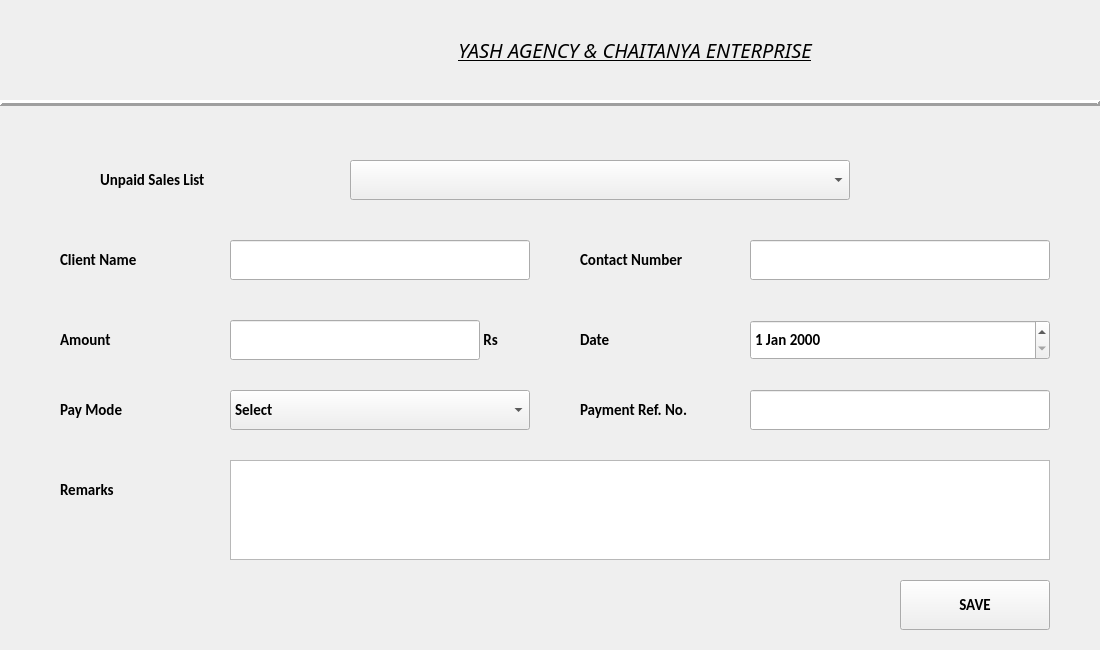
<?xml version="1.0" encoding="UTF-8"?>
<ui version="4.0">
 <class>Form</class>
 <widget class="QWidget" name="Form">
  <property name="geometry">
   <rect>
    <x>0</x>
    <y>0</y>
    <width>1100</width>
    <height>650</height>
   </rect>
  </property>
  <property name="font">
   <font>
    <family>Calibri</family>
    <pointsize>11</pointsize>
    <weight>75</weight>
    <bold>true</bold>
   </font>
  </property>
  <property name="windowTitle">
   <string>Payment In</string>
  </property>
  <widget class="Line" name="line_2">
   <property name="geometry">
    <rect>
     <x>0</x>
     <y>95</y>
     <width>1100</width>
     <height>16</height>
    </rect>
   </property>
   <property name="frameShadow">
    <enum>QFrame::Raised</enum>
   </property>
   <property name="lineWidth">
    <number>3</number>
   </property>
   <property name="orientation">
    <enum>Qt::Horizontal</enum>
   </property>
  </widget>
  <widget class="QLabel" name="Y_2">
   <property name="geometry">
    <rect>
     <x>0</x>
     <y>0</y>
     <width>180</width>
     <height>100</height>
    </rect>
   </property>
   <property name="text">
    <string/>
   </property>
   <property name="pixmap">
    <pixmap>yash logo.jpeg</pixmap>
   </property>
   <property name="scaledContents">
    <bool>true</bool>
   </property>
  </widget>
  <widget class="QLabel" name="label_2">
   <property name="geometry">
    <rect>
     <x>270</x>
     <y>10</y>
     <width>730</width>
     <height>80</height>
    </rect>
   </property>
   <property name="font">
    <font>
     <family>News701 BT</family>
     <pointsize>15</pointsize>
     <weight>50</weight>
     <italic>true</italic>
     <bold>false</bold>
     <underline>true</underline>
    </font>
   </property>
   <property name="text">
    <string>YASH AGENCY &amp; CHAITANYA ENTERPRISE</string>
   </property>
   <property name="scaledContents">
    <bool>true</bool>
   </property>
   <property name="alignment">
    <set>Qt::AlignCenter</set>
   </property>
   <property name="wordWrap">
    <bool>false</bool>
   </property>
  </widget>
  <widget class="QDateEdit" name="dateEdit">
   <property name="geometry">
    <rect>
     <x>750</x>
     <y>320</y>
     <width>300</width>
     <height>40</height>
    </rect>
   </property>
  </widget>
  <widget class="QLabel" name="label_5">
   <property name="geometry">
    <rect>
     <x>100</x>
     <y>160</y>
     <width>180</width>
     <height>40</height>
    </rect>
   </property>
   <property name="text">
    <string>Unpaid Sales List</string>
   </property>
  </widget>
  <widget class="QLabel" name="label_10">
   <property name="geometry">
    <rect>
     <x>60</x>
     <y>390</y>
     <width>150</width>
     <height>40</height>
    </rect>
   </property>
   <property name="text">
    <string>Pay Mode</string>
   </property>
  </widget>
  <widget class="QLineEdit" name="refId_Edit">
   <property name="geometry">
    <rect>
     <x>750</x>
     <y>390</y>
     <width>300</width>
     <height>40</height>
    </rect>
   </property>
   <property name="text">
    <string/>
   </property>
  </widget>
  <widget class="QLabel" name="label_8">
   <property name="geometry">
    <rect>
     <x>60</x>
     <y>240</y>
     <width>150</width>
     <height>40</height>
    </rect>
   </property>
   <property name="text">
    <string>Client Name</string>
   </property>
  </widget>
  <widget class="QTextEdit" name="remarks_Edit">
   <property name="geometry">
    <rect>
     <x>230</x>
     <y>460</y>
     <width>820</width>
     <height>100</height>
    </rect>
   </property>
  </widget>
  <widget class="QLabel" name="label_3">
   <property name="geometry">
    <rect>
     <x>60</x>
     <y>470</y>
     <width>150</width>
     <height>40</height>
    </rect>
   </property>
   <property name="text">
    <string>Remarks</string>
   </property>
  </widget>
  <widget class="QComboBox" name="payMode_ComboBox">
   <property name="geometry">
    <rect>
     <x>230</x>
     <y>390</y>
     <width>300</width>
     <height>40</height>
    </rect>
   </property>
   <item>
    <property name="text">
     <string>Select</string>
    </property>
   </item>
   <item>
    <property name="text">
     <string>Cash</string>
    </property>
   </item>
   <item>
    <property name="text">
     <string>Cheque</string>
    </property>
   </item>
   <item>
    <property name="text">
     <string>Online Payment</string>
    </property>
   </item>
   <item>
    <property name="text">
     <string>Bank Transfer</string>
    </property>
   </item>
  </widget>
  <widget class="QLabel" name="label_9">
   <property name="geometry">
    <rect>
     <x>580</x>
     <y>240</y>
     <width>160</width>
     <height>40</height>
    </rect>
   </property>
   <property name="text">
    <string>Contact Number</string>
   </property>
  </widget>
  <widget class="QLineEdit" name="clientName_Edit">
   <property name="geometry">
    <rect>
     <x>230</x>
     <y>240</y>
     <width>300</width>
     <height>40</height>
    </rect>
   </property>
  </widget>
  <widget class="QLabel" name="label_7">
   <property name="geometry">
    <rect>
     <x>480</x>
     <y>320</y>
     <width>50</width>
     <height>40</height>
    </rect>
   </property>
   <property name="text">
    <string> Rs</string>
   </property>
  </widget>
  <widget class="QLabel" name="label_6">
   <property name="geometry">
    <rect>
     <x>60</x>
     <y>320</y>
     <width>150</width>
     <height>40</height>
    </rect>
   </property>
   <property name="text">
    <string>Amount</string>
   </property>
  </widget>
  <widget class="QComboBox" name="unpaidSales_ComboBox">
   <property name="geometry">
    <rect>
     <x>350</x>
     <y>160</y>
     <width>500</width>
     <height>40</height>
    </rect>
   </property>
  </widget>
  <widget class="QLineEdit" name="amount_Edit">
   <property name="geometry">
    <rect>
     <x>230</x>
     <y>320</y>
     <width>250</width>
     <height>40</height>
    </rect>
   </property>
  </widget>
  <widget class="QLabel" name="label">
   <property name="geometry">
    <rect>
     <x>580</x>
     <y>320</y>
     <width>150</width>
     <height>40</height>
    </rect>
   </property>
   <property name="text">
    <string>Date</string>
   </property>
  </widget>
  <widget class="QLabel" name="label_11">
   <property name="geometry">
    <rect>
     <x>580</x>
     <y>390</y>
     <width>160</width>
     <height>40</height>
    </rect>
   </property>
   <property name="text">
    <string>Payment Ref. No.</string>
   </property>
  </widget>
  <widget class="QPushButton" name="saveButton">
   <property name="geometry">
    <rect>
     <x>900</x>
     <y>580</y>
     <width>150</width>
     <height>50</height>
    </rect>
   </property>
   <property name="text">
    <string>SAVE</string>
   </property>
  </widget>
  <widget class="QLineEdit" name="contact_Edit">
   <property name="geometry">
    <rect>
     <x>750</x>
     <y>240</y>
     <width>300</width>
     <height>40</height>
    </rect>
   </property>
  </widget>
 </widget>
 <resources/>
 <connections/>
</ui>
